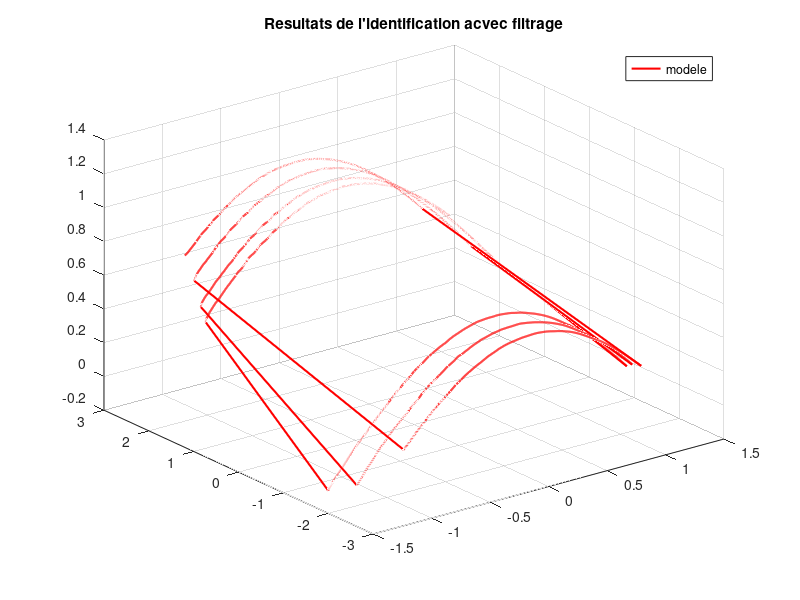

The MATLAB script that drew this image:

%% CE SCRIPT PERMET D'IDENTIFIER LES PARAMETRES DU MODELE
%% DE L'AXE 2 POUR DES MOUVEMENTS A VITESSE CONSTANTE
%% v1 G. MOREL - 2005/12/29
%% v2 V. PADOIS - 2007/10/31
%% v3 V. PADOIS - 2012/12/03

clear all; %% efface toutes les variables existantes
load releve_vit_cste_axe1; %% charge les releves experimentaux

%% Parametres connus a priori:
kc1=0.0525; %% constante de couple de l'axe 2.
N1=20.25; %% inverse du rapport de reduction de l'axe 2.

%% Construction de la matrice Y.
for(i=1:length(i2)) , %% length(i2) = nombre d'echantillons.
    Y(i,1:4) = [ cos(q1(i)) sign(qpfil1(i)) qpfil1(i) 1 ];
    u(i,1) = kc1*N1*ifil1(i);
end
%% Calcul des parametres
p=pinv(Y)*u;

%% Affichage des resultats.
format long
disp('Parametres estimes a partir des donnees brutes :');
p'

figure(1)
% clf; %% clear figure
% h=plot3(q1,qp1,kc1*N1*ifil1,'m');
% set(h,'LineWidth',0.5);
% hold on; %% permet de conserver le graphique et d'en ajouter d'autres sur la meme fig.
h=plot3(q1,qpfil1,Y*p,'r');
set(h,'LineWidth',1.5);
title('Resultats de l''identification acvec filtrage');
legend('modele');
% legend('\Gamma_2 non filtre', 'modele');
grid on;
